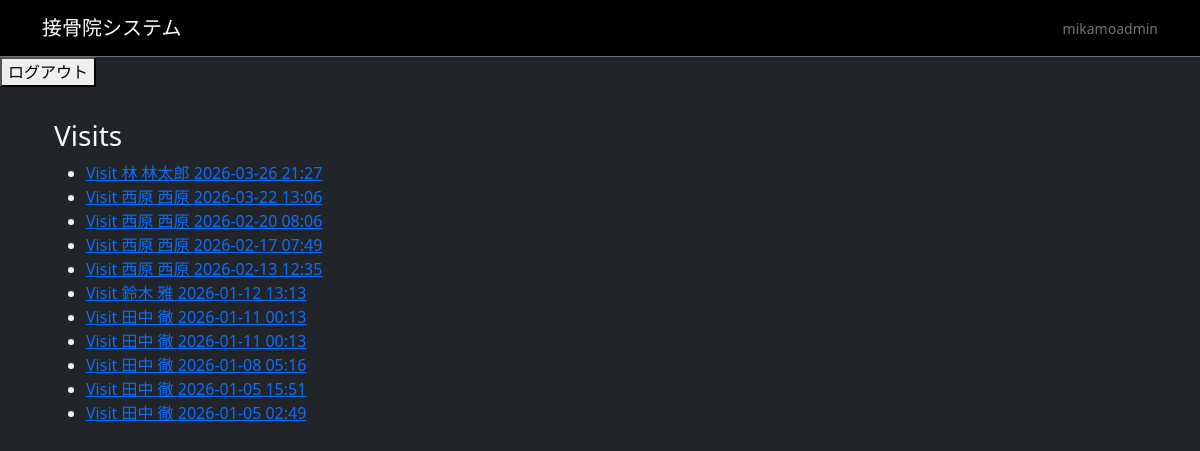
The app's page /visits/ (signed in) with its own data.
### apps/accounts/models.py (models this page shows)
class User(AbstractUser):
    class Role(models.TextChoices):
        ADMIN = "admin", "管理者"
        RECEPTION = "reception", "受付"
        PRACTITIONER = "practitioner", "施術者"
        PATIENT = "patient", "患者"
    clinic = models.ForeignKey(
        "clinics.Clinic",
        on_delete=models.CASCADE,
        null=True,
        blank=True,
        related_name="users",
    )
    role = models.CharField(
        max_length=20,
        choices=Role.choices,
        default=Role.PRACTITIONER,
    )

### apps/visits/models.py (models this page shows, shortened)
class Visit(models.Model):
    class Status(models.TextChoices):
        IN_PROGRESS = "in_progress", "進行中"
        DONE = "done", "完了"
    clinic = models.ForeignKey(
        "clinics.Clinic",
        on_delete=models.CASCADE,
        related_name="visits",
    )
    patient = models.ForeignKey(
        "patients.Patient",
        on_delete=models.CASCADE,
        related_name="visits",
    )
    appointment = models.ForeignKey(
        "appointments.Appointment",
        on_delete=models.SET_NULL,
        null=True,
        blank=True,
        related_name="visits",
    )
    intake = models.ForeignKey(
        "intakes.Intake",
        on_delete=models.SET_NULL,
        null=True,
        blank=True,
        related_name="visits",
    )
    visited_at = models.DateTimeField()
    practitioner = models.ForeignKey(
        settings.AUTH_USER_MODEL,
        on_delete=models.SET_NULL,
        null=True,
        blank=True,
        related_name="visits_as_practitioner",
        help_text="施術者（担当）",
    )
    status = models.CharField(
        max_length=20,
        choices=Status.choices,
        default=Status.IN_PROGRESS,
    )
    pain_scale_before = models.PositiveSmallIntegerField(
        null=True,
        blank=True,
        help_text="施術前PS（0-10）",
    )
    pain_scale_after = models.PositiveSmallIntegerField(
        null=True,
        blank=True,
        help_text="施術後PS（0-10）",
    )
    next_visit_suggestion = models.CharField(
        max_length=100,
        blank=True,
        help_text="次回来院の目安（例：2〜3日後）",
    )
    memo = models.TextField(blank=True)
    created_at = models.DateTimeField(auto_now_add=True)
    updated_at = models.DateTimeField(auto_now=True)
    class Meta:
        ordering = ["-visited_at", "-created_at"]
        indexes = [
            models.Index(fields=["clinic", "visited_at"]),
            models.Index(fields=["clinic", "status"]),
            models.Index(fields=["clinic", "patient"]),
        ]
    def __str__(self):
        return f"Visit {self.patient} {self.visited_at:%Y-%m-%d %H:%M}"

### apps/patients/models.py (models this page shows, shortened)
class Patient(models.Model):
    user = models.OneToOneField(
        settings.AUTH_USER_MODEL,
        on_delete=models.CASCADE,
        null=True,
        blank=True,
        related_name="patient_profile",
    )
    clinic = models.ForeignKey(
        "clinics.Clinic",
        on_delete=models.CASCADE,
        related_name="patients",
    )
    card_no = models.CharField(
        max_length=20,
        unique=True,
        editable=False,
    )
    last_name = models.CharField(max_length=50)
    first_name = models.CharField(max_length=50)
    last_name_kana = models.CharField(max_length=50)
    first_name_kana = models.CharField(max_length=50)
    birth_date = models.DateField()
    phone = models.CharField(max_length=20)
    address = models.CharField(max_length=255, blank=True)
    created_at = models.DateTimeField(auto_now_add=True)
    def __str__(self):
        return f"{self.last_name} {self.first_name}"

### apps/visits/views.py (the view)
# urls.py: path("", views.visit_list, name="list"),  # ←追加
@staff_required
def visit_list(request):
    visits = Visit.objects.order_by("-visited_at")[:50]
    return render(request, "visits/visit_list.html", {"visits": visits})

### templates/visits/visit_list.html
{% extends "base.html" %}
{% block content %}
<div class="container py-3">
  <h3>Visits</h3>
  <ul>
    {% for v in visits %}
      <li><a href="{% url 'visits:detail' v.pk %}">{{ v }}</a></li>
    {% empty %}
      <li>まだVisitがありません</li>
    {% endfor %}
  </ul>
</div>
{% endblock %}

### templates/base.html (shortened to what this page needs)
<!doctype html>
<html lang="ja">
<head>
  <link href="https://cdn.jsdelivr.net/npm/bootstrap@5.3.3/dist/css/bootstrap.min.css" rel="stylesheet">
</head>
<body class="bg-dark text-light">
  <nav class="navbar navbar-dark bg-black border-bottom border-secondary">
    <div class="container">
      <a class="navbar-brand" href="/visits/">接骨院システム</a>
      <div class="text-secondary small">
        {% if user.is_authenticated %}{{ user.username }}{% endif %}
      </div>
    </div>
  </nav>
  <form action="{% url 'staff:logout' %}" method="post" style="display:inline;">
  <button type="submit">ログアウト</button>
  </form>
  <main class="container py-3">
    {% block content %}{% endblock %}
  </main>
</body>
</html>

### records on screen
User: username "mikamoadmin"
Visit: patient+visited_at "Visit 林 林太郎 2026-03-26 21:27"
Visit: patient+visited_at "Visit 西原 西原 2026-03-22 13:06"
Visit: patient+visited_at "Visit 西原 西原 2026-02-20 08:06"
Visit: patient+visited_at "Visit 西原 西原 2026-02-17 07:49"
Visit: patient+visited_at "Visit 西原 西原 2026-02-13 12:35"
Visit: patient+visited_at "Visit 鈴木 雅 2026-01-12 13:13"
Visit: patient+visited_at "Visit 田中 徹 2026-01-11 00:13"
Visit: patient+visited_at "Visit 田中 徹 2026-01-11 00:13"
Visit: patient+visited_at "Visit 田中 徹 2026-01-08 05:16"
Visit: patient+visited_at "Visit 田中 徹 2026-01-05 15:51"
Visit: patient+visited_at "Visit 田中 徹 2026-01-05 02:49"
